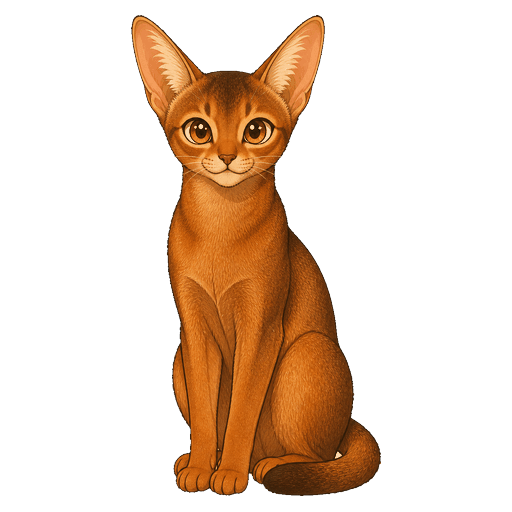
#> input picture assets/cats/abyssinian-adult.png, 512 x 512 px
$ python -i check_assets.py   (imports and definitions only)
#> lines starting #> are read from the running program, lines starting #| are printed output that depends on the picture; after the words box and inside, x2 and y2 are one past the last pixel; in counts of white or black regions, pixels touching at a corner belong together
#!/usr/bin/env python3
"""assets/cats/*.png の品質検査（テストからも使う）。

検査項目:
1. 全タイプ×kitten/adult（現状66枚）がすべて存在し、512x512 RGBA である
2. 外周から届かない透明の穴（＝透明な猫バグ）が 0
3. 猫の体の内側は alpha=255（半点もない）。内側の半透明は輪郭2px以内のみ許可
4. 不透明部分が画像の 8% 以上ある（真っ白/真っ黒に飛んでいない）
"""
import glob
import os
import sys
from collections import deque

import numpy as np
from PIL import Image

STAGES = ['kitten', 'adult']
HERE = os.path.dirname(os.path.abspath(__file__))


def types_from_catart():
    """js/catart.js の TYPES を唯一の正とする（絵を足したら自動で検査対象が増える）。"""
    src = open(os.path.join(HERE, '..', 'js', 'catart.js'), encoding='utf-8').read()
    body = src[src.index('const TYPES = ['):]
    body = body[:body.index('];')]
    return [t for t in body.replace('const TYPES = [', '').replace("'", '').split(',') if t.strip() and t.strip() not in ('', ']')]


# [1 line that did not run here, left out]


def expected_files(root):
    return [os.path.join(root, f"assets/cats/{t}-{s}.png") for t in TYPES for s in STAGES]


def border_connected(mask):
    h, w = mask.shape
    seen = np.zeros((h, w), dtype=bool)
    q = deque()
    for x in range(w):
        for y in (0, h - 1):
            if mask[y, x] and not seen[y, x]:
                seen[y, x] = True
                q.append((y, x))
    for y in range(h):
        for x in (0, w - 1):
            if mask[y, x] and not seen[y, x]:
                seen[y, x] = True
                q.append((y, x))
    while q:
        y, x = q.popleft()
        for dy, dx in ((1, 0), (-1, 0), (0, 1), (0, -1)):
            ny, nx = y + dy, x + dx
            if 0 <= ny < h and 0 <= nx < w and mask[ny, nx] and not seen[ny, nx]:
                seen[ny, nx] = True
                q.append((ny, nx))
    return seen


def erode(mask, n=1):
    m = mask.copy()
    for _ in range(n):
        o = m.copy()
        o[1:, :] &= m[:-1, :]
        o[:-1, :] &= m[1:, :]
        o[:, 1:] &= m[:, :-1]
        o[:, :-1] &= m[:, 1:]
        o[0, :] = o[-1, :] = False
        o[:, 0] = o[:, -1] = False
        m = o
    return m


def check_image(path, min_cover=0.08):
    """戻り値: (ok, メッセージ, 詳細dict)"""
#> called with path = '../assets/cats/abyssinian-adult.png', min_cover = 0.08
    im = Image.open(path).convert("RGBA")
#> im is the input picture: PIL image 512x512 RGBA; mean R, G, B, A 171.3, 92.2, 29.1, 66.5
    a = np.asarray(im)[:, :, 3]
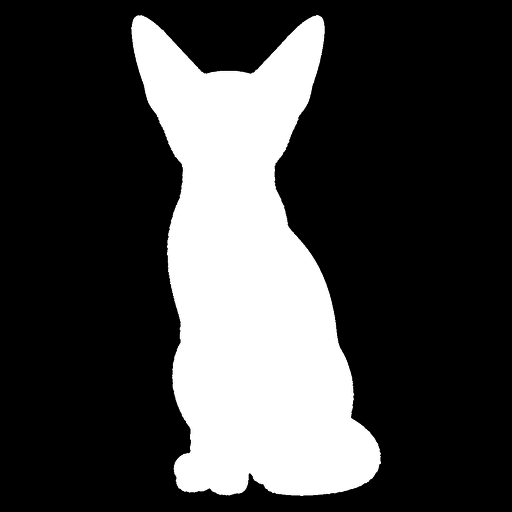
#> a: shape (512, 512); min 0, max 255, mean 66.5
    h, w = a.shape
#> h = 512; w = 512
    problems = []

    if im.size != (512, 512):
        problems.append(f"size {im.size}")

    transparent = a < 250
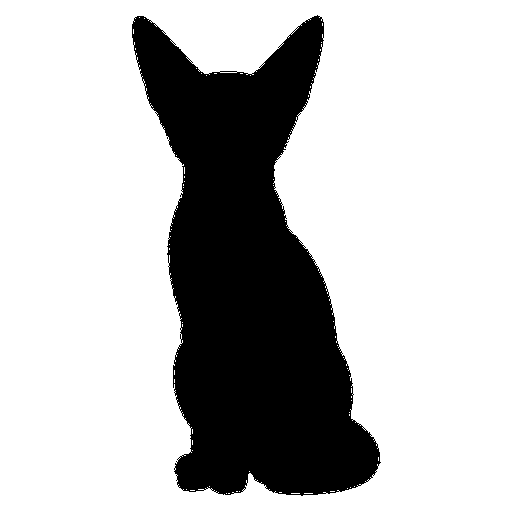
#> transparent: shape (512, 512) bool; 74.4% white; 1 black region, box (x1, y1, x2, y2) and area: (132, 15, 381, 496) 67090
    holes = transparent & ~border_connected(transparent)
#> after the loop in border_connected, `for x in range(w):`:
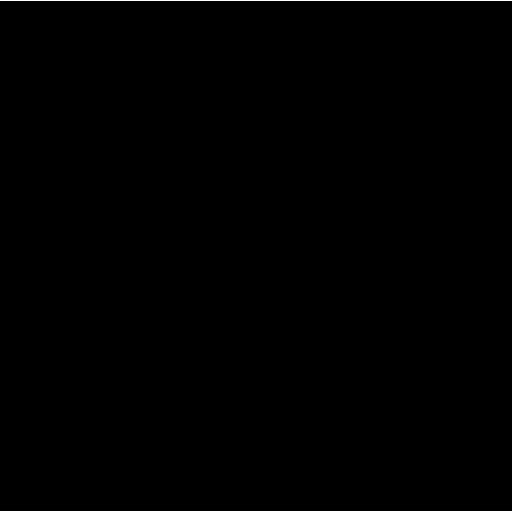
#> seen: shape (512, 512) bool; 0.39% white in thin lines or dots
#> after the loop in border_connected, `for y in range(h):`:
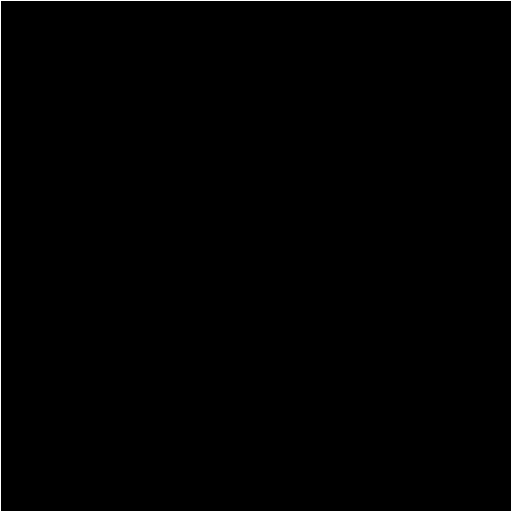
#> seen: shape (512, 512) bool; 0.78% white in thin lines or dots
#> after the loop in border_connected, `while q:`:
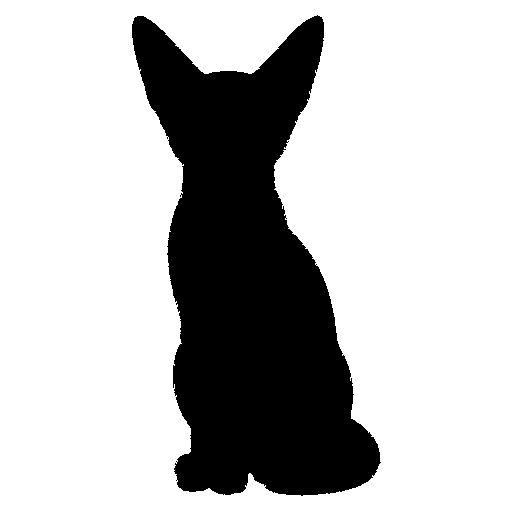
#> seen: shape (512, 512) bool; 74.2% white; 1 black region, box (x1, y1, x2, y2) and area: (132, 15, 381, 496) 67586
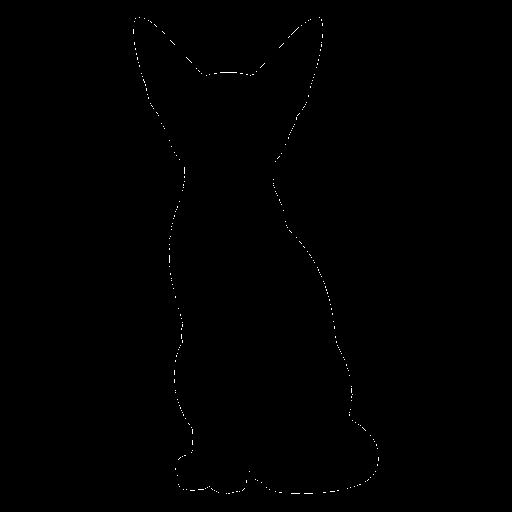
#> holes: shape (512, 512) bool; 0.19% white in thin lines or dots, all inside (x1, y1, x2, y2) = (133, 17, 379, 494)
    # 輪郭のアンチエイリアス（1pxのスリバー）は正常。3px以上の厚みがある穴だけを異常とする
    hole_px = int(erode(holes, 1).sum())
#> hole_px = 0
    if hole_px > 0:
        problems.append(f"innerHole={hole_px}px")

    # 内側（輪郭から2px以上内側）に半透明が残っていないか
    core = erode(a >= 250, 2)
#> the loop in erode (call 2), `for _ in range(n):` made 2 passes
#> pass 2, in erode (call 2), `m = o`:
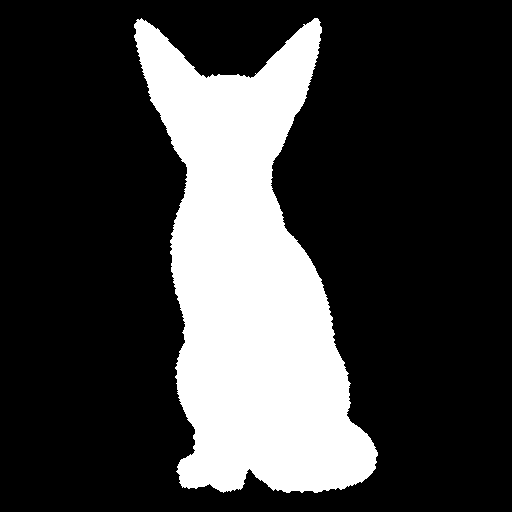
#> m: shape (512, 512) bool; 24.2% white; 1 white region, box (x1, y1, x2, y2) and area: (134, 18, 378, 493) 63456
    semi_inner = int((core & (a < 250)).sum())
#> semi_inner = 0
    if semi_inner > 0:
        problems.append(f"semiTransparentInside={semi_inner}px")

    cover = float((a >= 250).sum()) / (h * w)
#> cover = 0.256
    if cover < min_cover:
        problems.append(f"opaqueCover={cover:.2f}")

    return (not problems), "; ".join(problems), {"cover": cover, "hole_px": hole_px}


def main():
    root = os.path.dirname(os.path.dirname(os.path.abspath(__file__)))
    files = expected_files(root)
    bad = 0
    missing = [f for f in files if not os.path.exists(f)]
    for f in files:
        if not os.path.exists(f):
            print(f"[NG] missing {os.path.relpath(f, root)}")
            bad += 1
            continue
        ok, msg, info = check_image(f)
        if not ok:
            print(f"[NG] {os.path.relpath(f, root)}: {msg}")
            bad += 1
    print(f"assets: {len(files) - len(missing)}/{len(files)} 枚 OK / NG {bad}")
    print("結果:", "PASS" if bad == 0 else "FAIL")
    return 0 if bad == 0 else 1


# [2 lines not run here, left out]

>>> result = check_image('../assets/cats/abyssinian-adult.png')

$ run again, on assets/cats/black-kitten.png
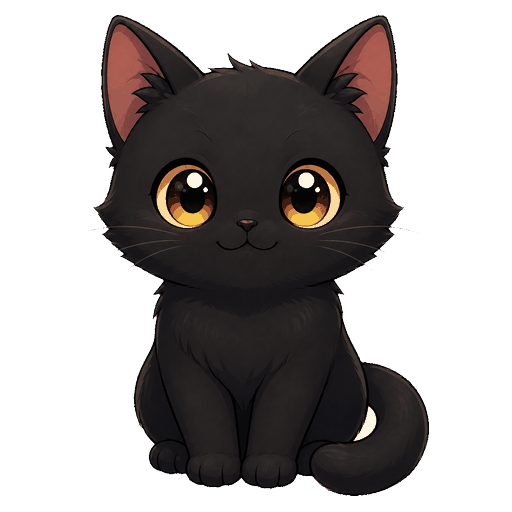
#> input picture assets/cats/black-kitten.png, 512 x 512 px
#> in check_image, im is the input picture: PIL image 512x512 RGBA; mean R, G, B, A 46.3, 37.3, 35.4, 111.2
#> in check_image, `transparent = a < 250`:
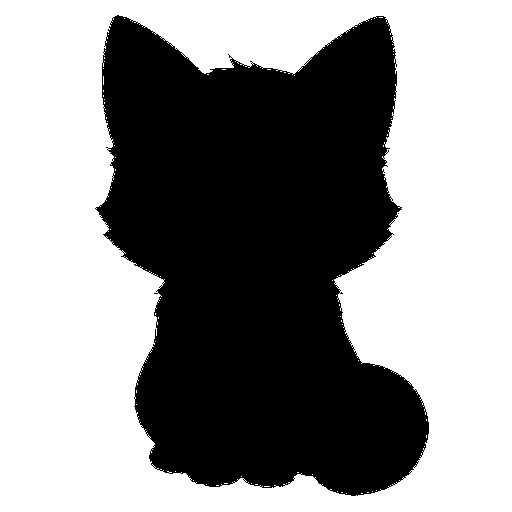
#> transparent: shape (512, 512) bool; 56.9% white; 2 black regions (1 under 20 px), largest, box (x1, y1, x2, y2) and area: (95, 15, 429, 496) 112891
#> holes: shape (512, 512) bool; 0.19% white in thin lines or dots, all inside (x1, y1, x2, y2) = (96, 17, 427, 494)
#> hole_px = 0
#> the loop in erode (call 2), `for _ in range(n):` made 2 passes
#> pass 2, in erode (call 2), `m = o`:
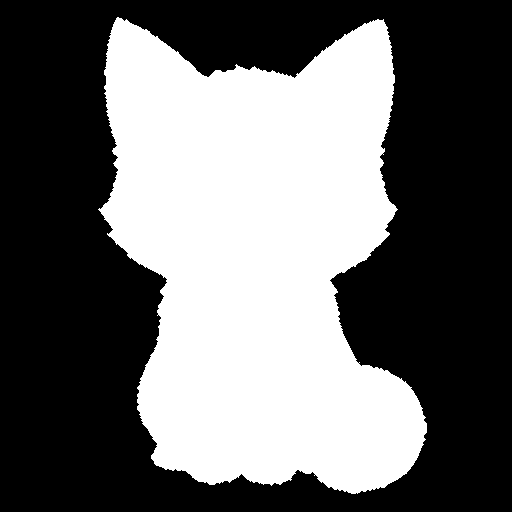
#> m: shape (512, 512) bool; 41.5% white; 1 white region, box (x1, y1, x2, y2) and area: (98, 17, 427, 494) 108721
#> cover = 0.431

$ run again, on assets/cats/bobtail-adult.png
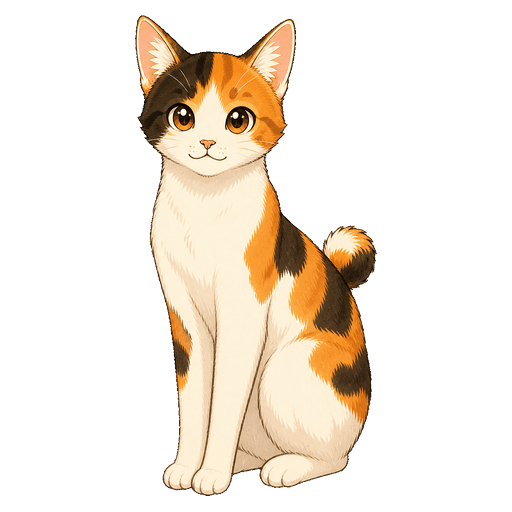
#> input picture assets/cats/bobtail-adult.png, 512 x 512 px
#> in check_image, im is the input picture: PIL image 512x512 RGBA; mean R, G, B, A 214.1, 180.3, 140.1, 72.7
#> in check_image, `transparent = a < 250`:
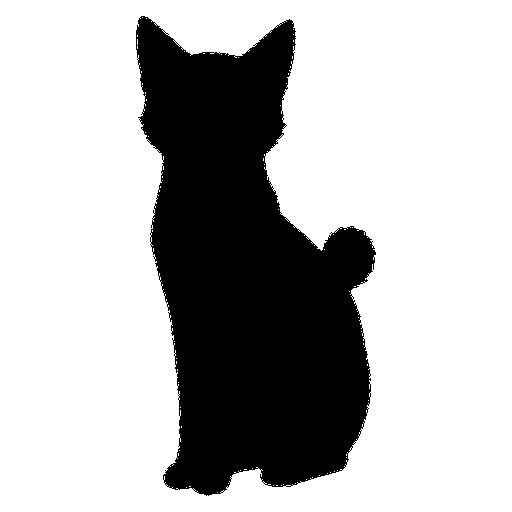
#> transparent: shape (512, 512) bool; 72% white; 1 black region, box (x1, y1, x2, y2) and area: (136, 16, 376, 496) 73448
#> holes: shape (512, 512) bool; 0.17% white in thin lines or dots, all inside (x1, y1, x2, y2) = (137, 17, 374, 493)
#> hole_px = 0
#> the loop in erode (call 2), `for _ in range(n):` made 2 passes
#> pass 2, in erode (call 2), `m = o`:
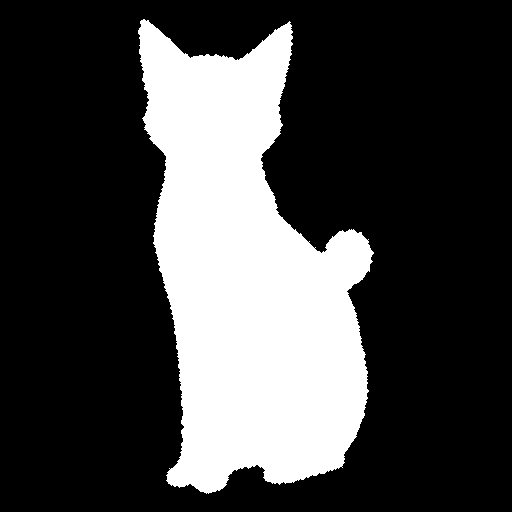
#> m: shape (512, 512) bool; 26.6% white; 1 white region, box (x1, y1, x2, y2) and area: (138, 19, 374, 494) 69795
#> cover = 0.28
